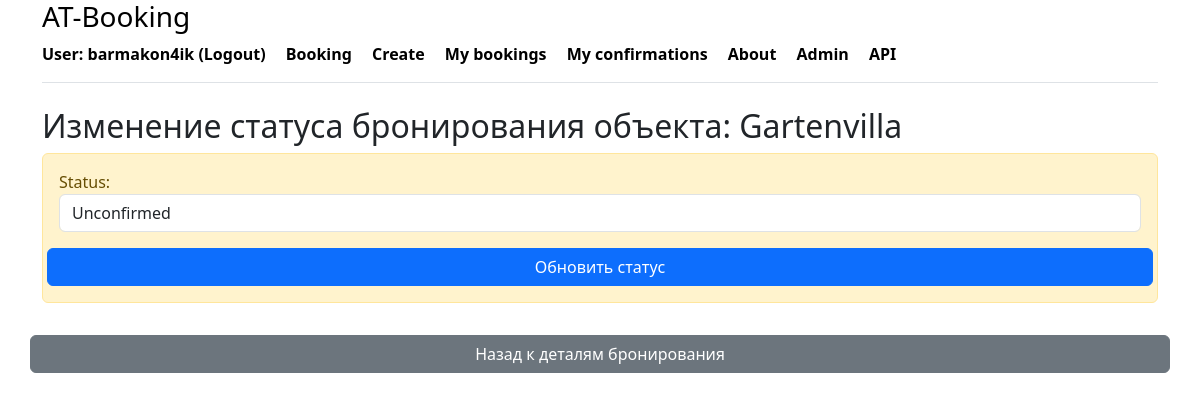
Page /booking/9/change-status/ (signed in) on the earlier database version.
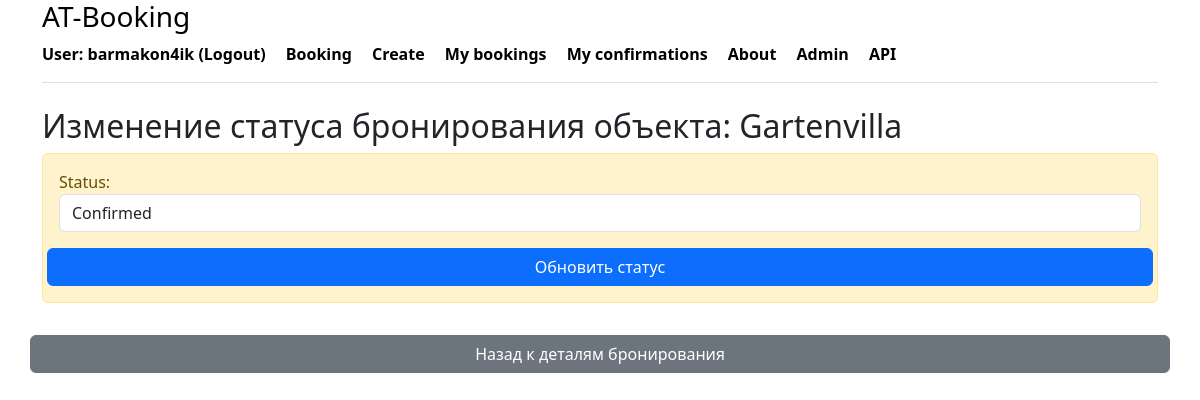
Same page on the later database version.
### booking/models.py (models this page shows, shortened)
class Booking(models.Model):
    class BookingStatus(models.TextChoices):
        CONFIRMED = 'CONFIRMED', _('Confirmed')
        PENDING = 'PENDING', _('Pending confirmation')
        CANCELED = 'CANCELED', _('Canceled')
        UNCONFIRMED = 'UNCONFIRMED', _('Unconfirmed')
    status = models.CharField(
        _('Status'),
        max_length=20,
        choices=BookingStatus.choices,
        default=BookingStatus.UNCONFIRMED
    ) # Статус бронирования
    owner = models.ForeignKey(
        User,
        on_delete=models.CASCADE,
        related_name='bookings'
    ) # Пользователь, который забронировал
    created_at = models.DateTimeField(
        auto_now_add=True
    ) # Дата создания бронирования
    date_from = models.DateField(
        _('Booking from'),
        null=True,
        blank=True) # Дата начала бронирования
    date_to = models.DateField(
        _('Booking to'),
        null=True,
        blank=True) # Дата окончания бронирования
    housing = models.ForeignKey(
        Housing,
        on_delete=models.CASCADE,
        related_name='bookings'
    )  # Жилье, которое было забронировано
    class Meta:
        verbose_name_plural = _('bookings')
        verbose_name = _('booking')
        indexes = [
            models.Index(fields=['status']),
            models.Index(fields=['date_from', 'date_to']),
        ]

class Housing(models.Model):
    class HousingType(models.TextChoices):
        APARTMENT = 'APARTMENT', 'Квартира'
        HOUSE = 'HOUSE', 'Дом'
        STUDIO = 'STUDIO', 'Студия'
        CASTLE = 'CASTLE', 'Замок'
        HOTEL = 'HOTEL', 'Гостиница'
        VILLA = 'VILLA', 'Вилла'
        COTTAGE = 'COTTAGE', 'Коттедж'
    name = models.CharField(_('Name of object'), max_length=100)
    type = models.CharField(
        _('Type of object'),
        max_length=20,
        choices=HousingType.choices,
        default=HousingType.APARTMENT
    )
    country = models.CharField(_('Country'), max_length=50)
    post_code = models.CharField(_('Postal code'), max_length=10)
    city = models.CharField(_('City'), max_length=50)
    street = models.CharField(_('Street'), max_length=50, null=True, blank=True)
    house_number = models.CharField(_('House number'), max_length=50, null=True, blank=True)
    rooms = models.IntegerField(_('Number of rooms'))
    description = models.TextField(_('Description'))
    price = models.DecimalField(_('Price'), max_digits=10, decimal_places=2)
    owner = models.ForeignKey(User, on_delete=models.CASCADE, related_name='owner_housings')
    is_visible = models.BooleanField(default=True)
    created_at = models.DateTimeField(auto_now_add=True)
    views = models.IntegerField(default=0)  # Поле для хранения количества просмотров
    class Meta:
        verbose_name_plural = _('housings')
        verbose_name = _('housing')
        indexes = [
            models.Index(fields=['type']),
            models.Index(fields=['price']),
        ]

### booking/views.py (the view)
# urls.py: path('booking/<int:booking_id>/change-status/', change_booking_status, name='change_booking_status'),
@login_required
def change_booking_status(request, booking_id):
    booking = get_object_or_404(Booking, id=booking_id)
    if request.user != booking.housing.owner and not request.user.is_staff:
        messages.error(request, "У вас нет прав для изменения статуса этого бронирования.")
        return redirect('my_bookings')
    if request.method == 'POST':
        form = ChangeBookingStatusForm(request.POST, instance=booking)
        if form.is_valid():
            form.save()
            messages.success(request, "Статус бронирования успешно обновлен.")
            return redirect('my_confirmation')
    else:
        form = ChangeBookingStatusForm(instance=booking)
    return render(request, 'booking/change_booking_status.html', {
        'form': form,
        'booking': booking
    })

### booking/forms.py
class ChangeBookingStatusForm(forms.ModelForm):
    class Meta:
        model = Booking
        fields = ['status']  # Позволяем редактировать только статус
        widgets = {
            'status': forms.Select(attrs={'class': 'form-control'}),  # Добавляем класс для стилей
        }

### booking/templates/booking/change_booking_status.html (shortened to what this page needs)
{% extends 'booking/base.html' %}
{% block content %}
    <h2>Изменение статуса бронирования объекта: {{ booking.housing.name }}</h2>
    <div class="alert alert-warning mt-2">
        <form method="post">
            {{ form.as_p }}
            <div class="row">
                <button type="submit" class="btn btn-primary">Обновить статус</button>
            </div>
        </form>
    </div>
    <div class="row">
        <a href="{% url 'my_confirmation' %}" class="btn btn-secondary mt-3">Назад к деталям бронирования</a>
    </div>
{% endblock %}

Differences in the rows shown:
changed Booking "Gartenvilla": status "Unconfirmed" → "Confirmed"
